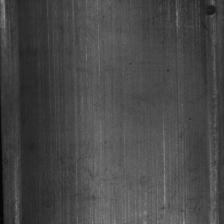
#> input picture 0_Datasets/datasetOri/MTD/train/MT_Blowhole/exp1_num_265077.jpg, 224 x 224 px, found by its file name
$ python frequency_domain_mixed_process.py
#> lines starting #> are read from the running program, lines starting #| are printed output that depends on the picture
# Can generate process diagrams for frequency domain enhancement
import os
import cv2
import numpy as np
import matplotlib # Import specifically for backend setting
matplotlib.use('Agg') # Use a non-interactive backend for matplotlib if GUI is an issue, or ensure one is available
import matplotlib.pyplot as plt
from tqdm import tqdm
import multiprocessing
import argparse
import random

# --- Helper functions (MUST BE TOP-LEVEL for multiprocessing) ---

def frequency_enhance_with_d0(image, D0_val):
    """Frequency domain enhancement (high pass filtering)"""
    if image is None:
        # print(f"Error: Input image to frequency_enhance_with_d0 is None.")
        return None
    if len(image.shape) < 2:
        # print(f"Error: Input image to frequency_enhance_with_d0 is not a valid image array.")
        return None

    gray = cv2.cvtColor(image, cv2.COLOR_BGR2GRAY)
    fft = np.fft.fft2(gray)
    fft_shifted = np.fft.fftshift(fft)

    rows, cols = gray.shape
    crow, ccol = rows // 2, cols // 2

    filter_mask = np.ones((rows, cols), np.uint8)
    y1, y2 = max(0, crow - D0_val), min(rows, crow + D0_val)
    x1, x2 = max(0, ccol - D0_val), min(cols, ccol + D0_val)
    filter_mask[y1:y2, x1:x2] = 0

    fft_filtered = fft_shifted * filter_mask
    enhanced_fft_result = np.abs(np.fft.ifft2(np.fft.ifftshift(fft_filtered)))
    enhanced_normalized = cv2.normalize(enhanced_fft_result, None, 0, 255, cv2.NORM_MINMAX).astype(np.uint8)
    return enhanced_normalized

def process_image_with_d0(args_tuple):
    """Processing a single image (multiprocessing worker function)"""
    input_path, output_path_blended, alpha, resize_dim_local, d0_val = args_tuple

    try:
        img_original_from_disk = cv2.imread(input_path)
        if img_original_from_disk is None:
            # print(f"Warning: 无法读取图片: {input_path}. Skipping.")
            return False

        img_to_process = img_original_from_disk.copy() # Start with a copy of the original

        if resize_dim_local:
            if not (isinstance(resize_dim_local, tuple) and len(resize_dim_local) == 2 and resize_dim_local[0] > 0 and resize_dim_local[1] > 0):
                # print(f"Warning: Invalid resize_dim {resize_dim_local} for {input_path}. Using original size.")
                # img_to_process remains the original size
                pass
            else:
                # This is the image that will be used for enhancement AND as the "original" for blending
                img_to_process = cv2.resize(img_original_from_disk, resize_dim_local, interpolation=cv2.INTER_AREA if img_original_from_disk.shape[0]*img_original_from_disk.shape[1] > resize_dim_local[0]*resize_dim_local[1] else cv2.INTER_CUBIC)

        # ---New: Save resized/original image copy ---
        output_dir = os.path.dirname(output_path_blended)
        base_name_orig, ext_orig = os.path.splitext(os.path.basename(input_path))
        output_path_original_copy = os.path.join(output_dir, f"{base_name_orig}_original{ext_orig}")
        cv2.imwrite(output_path_original_copy, img_to_process) # Save the (potentially resized) image
        # --- End adding ---

        min_dim_for_filter = 2
        if img_to_process.shape[0] < max(min_dim_for_filter, d0_val) or \
           img_to_process.shape[1] < max(min_dim_for_filter, d0_val):
            # print(f"Warning: Image {os.path.basename(input_path)} (dims: {img_to_process.shape[:2]}) too small for D0={d0_val}. Skipping enhancement.")
            enhanced_gray = cv2.cvtColor(img_to_process, cv2.COLOR_BGR2GRAY)
        else:
            enhanced_gray = frequency_enhance_with_d0(img_to_process, D0_val=d0_val)
            if enhanced_gray is None:
                # print(f"Warning: Frequency enhancement failed for {os.path.basename(input_path)}. Using original gray.")
                enhanced_gray = cv2.cvtColor(img_to_process, cv2.COLOR_BGR2GRAY)

        enhanced_colored = cv2.cvtColor(enhanced_gray, cv2.COLOR_GRAY2BGR)

        output_path_freq_enhanced = os.path.join(output_dir, f"{base_name_orig}_freq_enhanced{ext_orig}")
        cv2.imwrite(output_path_freq_enhanced, enhanced_colored)

        # Use img_to_process (which is the resized original) for blending
        combined = cv2.addWeighted(img_to_process, 1-alpha, enhanced_colored, alpha, 0)
        cv2.imwrite(output_path_blended, combined) # This is the blended image, saved without suffix
        return True
    except Exception as e:
        # print(f"dealing with failures: {os.path.basename(input_path)}: {str(e)}")
        return False

# cli_args = None # Already defined in the provided code snippet

def visualize_samples(input_root, output_root, alpha, num_samples=3, d0_for_title=None):
    """Randomly display comparison samples before and after processing (original image, pure frequency domain enhanced image, fused image)"""
    if num_samples <= 0:
        return
    try:
        pass # plt is already imported
    except ImportError:
        print("Matplotlib not found. Skipping visualization.")
        return

    class_dirs = [d for d in os.listdir(output_root) if os.path.isdir(os.path.join(output_root, d))]
    if not class_dirs:
        print("Visualization: No category directory was found in the output directory!")
        return

    valid_img_extensions = ('.png', '.jpg', '.jpeg', '.bmp', '.tiff', '.gif')

    save_visualization_to_file = not plt.get_backend() or plt.get_backend().lower() == 'agg'

    # We will display:
    # 1. Original (from input_root, or the _original copy from output_root)
    # 2. Frequency Enhanced (from output_root)
    # 3. Blended (from output_root)
    # Let's stick to showing the *absolute* original from input_root for the first panel,
    # and the two processed images from output_root for the other panels.
    # This makes the "Original" truly original, before any resizing.
    # If you want to show the _original copy from output_root, change orig_path logic.

    fig, axes = plt.subplots(num_samples, 3, figsize=(20, 5 * num_samples))
    if num_samples == 1:
        axes = np.array([axes])

    plotted_samples_count = 0
    attempts = 0
    max_attempts = num_samples * len(class_dirs) * 2 if class_dirs else num_samples * 3

    sample_candidates = []
    for class_name_vis in class_dirs:
        output_class_dir_vis = os.path.join(output_root, class_name_vis)
        # Look for blended images (without suffix) to base the sample selection on
        blended_img_list_vis = [f for f in os.listdir(output_class_dir_vis)
                                if f.lower().endswith(valid_img_extensions) and '_freq_enhanced' not in f and '_original' not in f]
        for blended_name in blended_img_list_vis:
            sample_candidates.append((class_name_vis, blended_name))

    if not sample_candidates:
        print("Visualization: No processed (fused) images available for sampling were found in the output directory.")
        plt.close(fig)
        return

    random.shuffle(sample_candidates)

    for i in range(min(num_samples, len(sample_candidates))):
        class_name, blended_img_name = sample_candidates[i]

        # Path for the *absolute* original image from the input directory
        # This one is NOT resized by our script for display here.
        orig_path_from_input = os.path.join(input_root, class_name, blended_img_name)

        # Paths for images in the output directory
        output_class_dir = os.path.join(output_root, class_name)
        base_name, ext = os.path.splitext(blended_img_name)

        # Path to the saved _original copy (potentially resized)
        # original_copy_path_from_output = os.path.join(output_class_dir, f"{base_name}_original{ext}")

        freq_enhanced_path = os.path.join(output_class_dir, f"{base_name}_freq_enhanced{ext}")
        blended_path = os.path.join(output_class_dir, blended_img_name) # Blended has no suffix

        # For display, we'll use orig_path_from_input as the "Original"
        # If you prefer to show the _original copy (which might be resized), use original_copy_path_from_output

        paths_to_check = [orig_path_from_input, freq_enhanced_path, blended_path]

        if not all(os.path.exists(p) for p in paths_to_check):
            # print(f"Skipping sample {class_name}/{blended_img_name} due to missing files.")
            continue

        try:
            # Load the absolute original from input_root
            orig_img_bgr_abs = cv2.imread(orig_path_from_input)
            # Load processed images from output_root
            freq_enhanced_img_bgr = cv2.imread(freq_enhanced_path)
            blended_img_bgr = cv2.imread(blended_path)

            if any(img is None for img in [orig_img_bgr_abs, freq_enhanced_img_bgr, blended_img_bgr]):
                # print(f"Skipping sample {class_name}/{blended_img_name} due to image loading error.")
                continue

            orig_display = cv2.cvtColor(orig_img_bgr_abs, cv2.COLOR_BGR2RGB)
            freq_enhanced_display = cv2.cvtColor(freq_enhanced_img_bgr, cv2.COLOR_BGR2RGB)
            blended_display = cv2.cvtColor(blended_img_bgr, cv2.COLOR_BGR2RGB)
        except Exception as e:
            # print(f"Error loading images for sample {class_name}/{blended_img_name}: {e}")
            continue

        ax_orig, ax_freq, ax_blend = axes[plotted_samples_count]

        ax_orig.imshow(orig_display)
        ax_orig.set_title(f"Original (from input)\n{class_name}/{blended_img_name}", fontsize=8)
        ax_orig.axis('off')

        d0_title_str = f"(D0={d0_for_title})" if d0_for_title is not None else ""
        ax_freq.imshow(freq_enhanced_display)
        ax_freq.set_title(f"Freq. Enhanced {d0_title_str}\n{class_name}/{base_name}_freq_enhanced{ext}", fontsize=8)
        ax_freq.axis('off')

        ax_blend.imshow(blended_display)
        ax_blend.set_title(f"Blended (α={alpha})\n{class_name}/{blended_img_name}", fontsize=8)
        ax_blend.axis('off')

        plotted_samples_count += 1
        if plotted_samples_count >= num_samples:
            break


    if plotted_samples_count == 0:
        print("Failed to load any visualization samples successfully. Please check the input/output directory and files.")
        plt.close(fig)
        return

    for i in range(plotted_samples_count, num_samples): # Hide unused subplots
        for j in range(3):
            fig.delaxes(axes[i][j])

    plt.tight_layout()
    if save_visualization_to_file:
        output_viz_path = os.path.join(output_root, "visualization_samples.png")
        plt.savefig(output_viz_path)
        print(f"The visualization sample has been saved to:{output_viz_path}")
    else:
        plt.show()
    plt.close(fig)


def batch_process_dataset_with_d0(input_root, output_root, alpha, workers, resize_param, samples, d0_param):
    """Batch processing the entire dataset"""
    os.makedirs(output_root, exist_ok=True)
    class_dirs = [d for d in os.listdir(input_root) if os.path.isdir(os.path.join(input_root, d))]

    tasks_local = []
    valid_img_extensions = ('.png', '.jpg', '.jpeg', '.bmp', '.tiff', '.gif')

    for class_name in class_dirs:
        class_input_dir = os.path.join(input_root, class_name)
        class_output_dir = os.path.join(output_root, class_name)
        os.makedirs(class_output_dir, exist_ok=True)

        for img_name in os.listdir(class_input_dir):
            if img_name.lower().endswith(valid_img_extensions):
                input_path = os.path.join(class_input_dir, img_name)
                # output_path_blended is the path for the final blended image (no suffix)
                output_path_blended = os.path.join(class_output_dir, img_name)
                tasks_local.append((input_path, output_path_blended, alpha, resize_param, d0_param))

    if not tasks_local:
        print("No valid images were found for processing.")
        return

    print(f"start processing {len(tasks_local)} images (workers={workers}, D0={d0_param}, α={alpha}, resize={resize_param})...")

    results = []
    if workers > 0 :
        with multiprocessing.Pool(processes=workers) as pool:
            results = list(tqdm(pool.imap_unordered(process_image_with_d0, tasks_local), total=len(tasks_local), desc="Processing images"))
#> in process_image_with_d0, img_original_from_disk is the input picture: shape (224, 224, 3); min 2, max 145, mean 71.7
#> in frequency_enhance_with_d0, `enhanced_fft_result = np.abs(np.fft.ifft2(np.fft.ifftshift(fft_filtere..`:
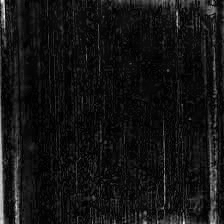
#> enhanced_fft_result: shape (224, 224) float64; min 0.00283, max 71.6, mean 5.5; drawn with min black and max white
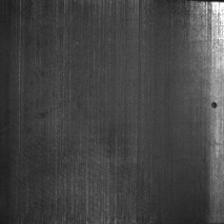
#> input picture 0_Datasets/datasetOri/MTD/train/MT_Blowhole/exp1_num_297464.jpg, 224 x 224 px, found by its file name
#> in process_image_with_d0, img_original_from_disk is the input picture: shape (224, 224, 3); min 10, max 255, mean 68.2
#> call 2 of frequency_enhance_with_d0, with D0_val = 5
#> in frequency_enhance_with_d0 (call 2), `enhanced_normalized = cv2.normalize(enhanced_fft_result, None, 0, 255,..`:
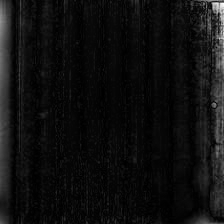
#> enhanced_normalized: shape (224, 224); min 0, max 255, mean 15
#> in process_image_with_d0 (call 2), `combined = cv2.addWeighted(img_to_process, 1-alpha, enhanced_colored, ..`:
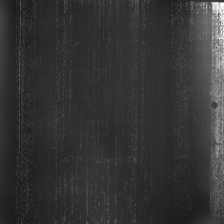
#> combined: shape (224, 224, 3); min 27, max 254, mean 52.2
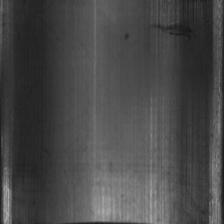
#> input picture 0_Datasets/datasetOri/MTD/train/MT_Blowhole/exp1_num_346311.jpg, 224 x 224 px, found by its file name
#> in process_image_with_d0, img_original_from_disk is the input picture: shape (224, 224, 3); min 21, max 172, mean 72.6
#> call 3 of frequency_enhance_with_d0, with D0_val = 5
#> in frequency_enhance_with_d0 (call 3), `enhanced_fft_result = np.abs(np.fft.ifft2(np.fft.ifftshift(fft_filtere..`:
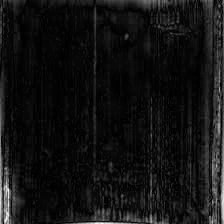
#> enhanced_fft_result: shape (224, 224) float64; min 0.0162, max 82.01, mean 6; drawn with min black and max white
#> in process_image_with_d0 (call 3), `combined = cv2.addWeighted(img_to_process, 1-alpha, enhanced_colored, ..`:
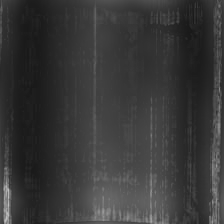
#> combined: shape (224, 224, 3); min 24, max 194, mean 56.3
    else:
        print("Run in single process mode: (workers=0)...")
        for task_item in tqdm(tasks_local, total=len(tasks_local), desc="Processing images (single thread)"):
            results.append(process_image_with_d0(task_item))

    success_count = sum(r for r in results if r is True) # Filter out None or False
    failure_count = len(tasks_local) - success_count # Assuming tasks_local is the total attempted
    print(f"Processing completed! success: {success_count}/{len(tasks_local)}. Failed: {failure_count}.")


    if success_count > 0 and samples > 0:
        print(f"Generating {samples} visual sample ...")
        visualize_samples(input_root, output_root, alpha, samples, d0_for_title=d0_param)
    elif samples == 0:
        print("Visualization skipped (samples=0).")

if __name__ == "__main__":
    current_start_method = multiprocessing.get_start_method(allow_none=True)
    if os.name != 'posix' or current_start_method != 'fork':
        try:
            multiprocessing.set_start_method("spawn", force=False)
        except RuntimeError:
            pass

    parser = argparse.ArgumentParser(description="Dataset frequency domain enhancement processing tool")
    parser.add_argument("--input", type=str, default="../0_data/datasetOri/MTD/train", help="Input dataset path")
    parser.add_argument("--output", type=str, default="../0_data/datasetS1/MTD/train_3_process", help="Output result path") # Changed output path
    parser.add_argument("--alpha", type=float, default=0.3, help="Fusion weight (0-1), default 0.5") # Changed alpha
    parser.add_argument("--workers", type=int, default=max(1, os.cpu_count() // 2 if os.cpu_count() else 1), help=f"Number of parallel processes (0 for single main thread), default: automatic ({max(1, os.cpu_count() // 2 if os.cpu_count() else 1)})")
    parser.add_argument("--resize", type=int, nargs=2, metavar=("W", "H"), default=[224, 224], help="Adjust the image size (width and height), for example 224 224 If set to 0, the size will not be adjusted.")
    parser.add_argument("--samples", type=int, default=3, help="Random sampling inspection quantity, default 3. If set to 0, it will not be displayed.")
    parser.add_argument("--d0", type=int, default=5, help="The cutoff frequency of the high pass filter is D0 (half the length of the square area), with a default of 5.") # Changed d0

    cli_args = parser.parse_args()

    actual_resize = None
    if cli_args.resize and not (cli_args.resize[0] == 0 and cli_args.resize[1] == 0):
        if cli_args.resize[0] > 0 and cli_args.resize[1] > 0:
            actual_resize = tuple(cli_args.resize)
        else:
            print(f"Warning: Invalid resize parameter: {cli_args.resize} Will not adjust the size")

    if cli_args.workers < 0:
        print("Warning: The number of workers cannot be negative, one worker will be used.")
        cli_args.workers = 1
    # elif cli_args.workers > os.cpu_count():
        # print(f"警告: 请求的workers数量 ({cli_args.workers}) 大于CPU核心数 ({os.cpu_count()}). 可能导致性能下降。")
        # pass

    print("Parameter configuration:")
    print(f"- Input directory: {cli_args.input}")
    print(f"- Output directory: {cli_args.output}")
    print(f"- Fusion weight α: {cli_args.alpha}")
    print(f"- High pass filter D0: {cli_args.d0}")
    print(f"- Number of processes: {cli_args.workers if cli_args.workers > 0 else '0 (Main Line Single Process)'}")
    print(f"- resize: {actual_resize if actual_resize else 'Maintain the original size'}")
    print(f"- Sampling quantity: {cli_args.samples}")


    os.makedirs(cli_args.output, exist_ok=True)

    batch_process_dataset_with_d0(
        input_root=cli_args.input,
        output_root=cli_args.output,
        alpha=cli_args.alpha,
        workers=cli_args.workers,
        resize_param=actual_resize,
        samples=cli_args.samples,
        d0_param=cli_args.d0
    )
